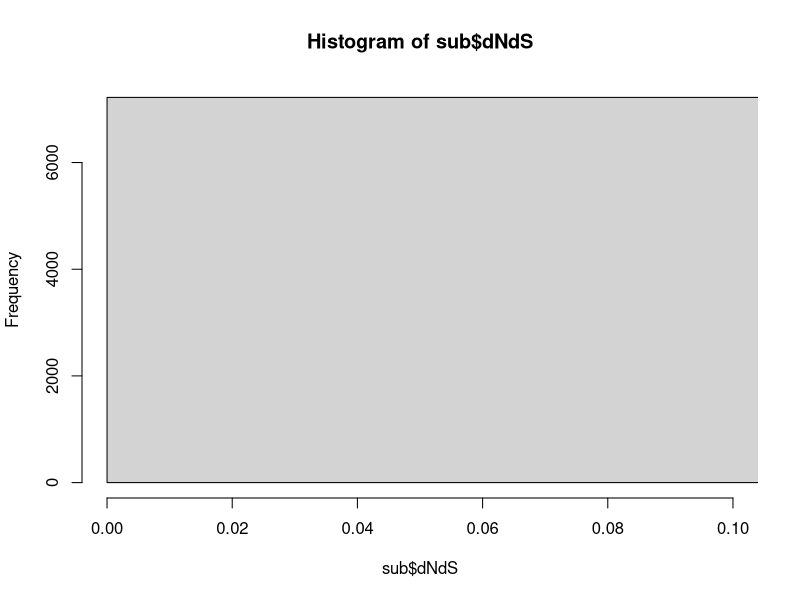
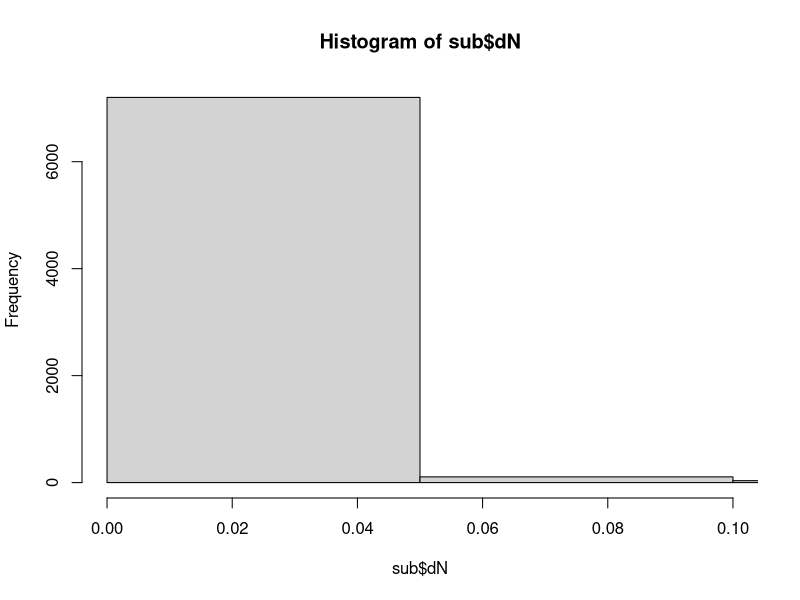
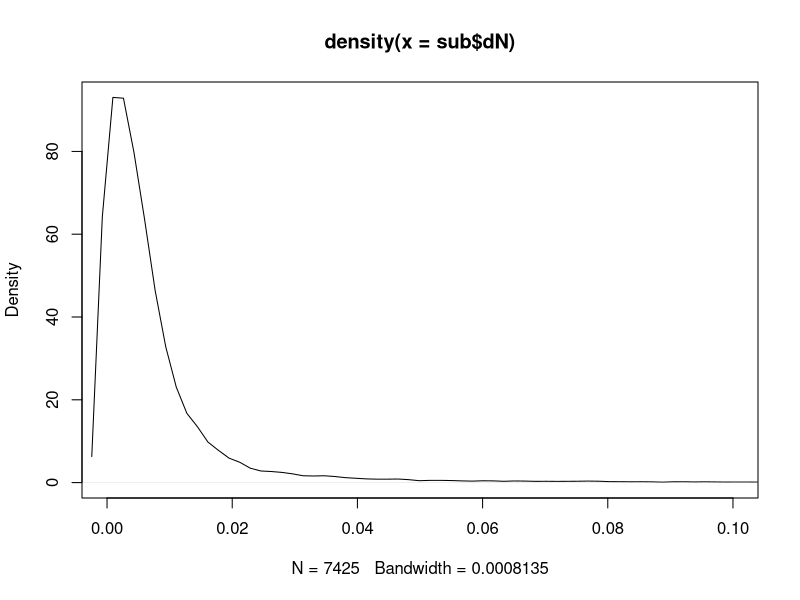

Recreate these plots in R, in order. (Note: this script raises an error after producing the figures.)
setwd("/Users/grovesdixon/git_Repositories/metaTranscriptomes/working_directory")
dat = read.table('pair-wise_dNdS_Amillepora.txt', header = T)
head(dat)


#
XLIM = c(0, 0.1)
spp = 'Adigitifer'
sub = dat[dat$species == spp,]
hist(sub$dNdS, xlim = XLIM)
hist(sub$dN, xlim = XLIM)
plot(density(sub$dN), xlim = XLIM)
x = sub[sub$dNdS > 1,]


#function to remove genes with dS values equal to zero since these provide meaningless dN/dS values
#also filters genes with dN less than the given value for dNcut
filter = function(dat, dNcut){
  #remove genes with no synonymous subs
  f = dat[dat$dS > 0,]
  #remove genes with dN values lower than a given threshold
  f = f[f$dN < dNcut,]
  return(dat)
}

#fuction get.candidates
#return a set of candidate genes under positive selection
#looks for genes that have dNdS above one for both pairwise comparisons
get.candidates = function(dat, sppa, sppb){
  #first subset for comparisons against each other species
  a = dat[dat$species==sppa,]
  b = dat[dat$species==sppb,]
  #remove any genes with dNdS above 2, because these likely represent bad ortholog calls
  print("This many genes have dNdS above 2 and are likely spurious orhtolog calls:")
  print(nrow(a[a$dNdS >= 2,]))
  print(nrow(b[b$dNdS >= 2,]))
  a = a[a$dNdS < 2,]
  b = b[b$dNdS < 2,]
  pa = a[a$dNdS > 1,]
  pb = b[b$dNdS > 1,]
  o = merge(pa, pb, by = 'contig')
  print("Number of Candidate Genes Under Positive Selection:")
  print(nrow(o))
  return(o)
}
p.carb = get.candidates(cdat, 'flav', 'macro')
p.flav = get.candidates(fdat, 'carb', 'macro')
p.macro = get.candidates(mdat, 'flav', 'carb')













